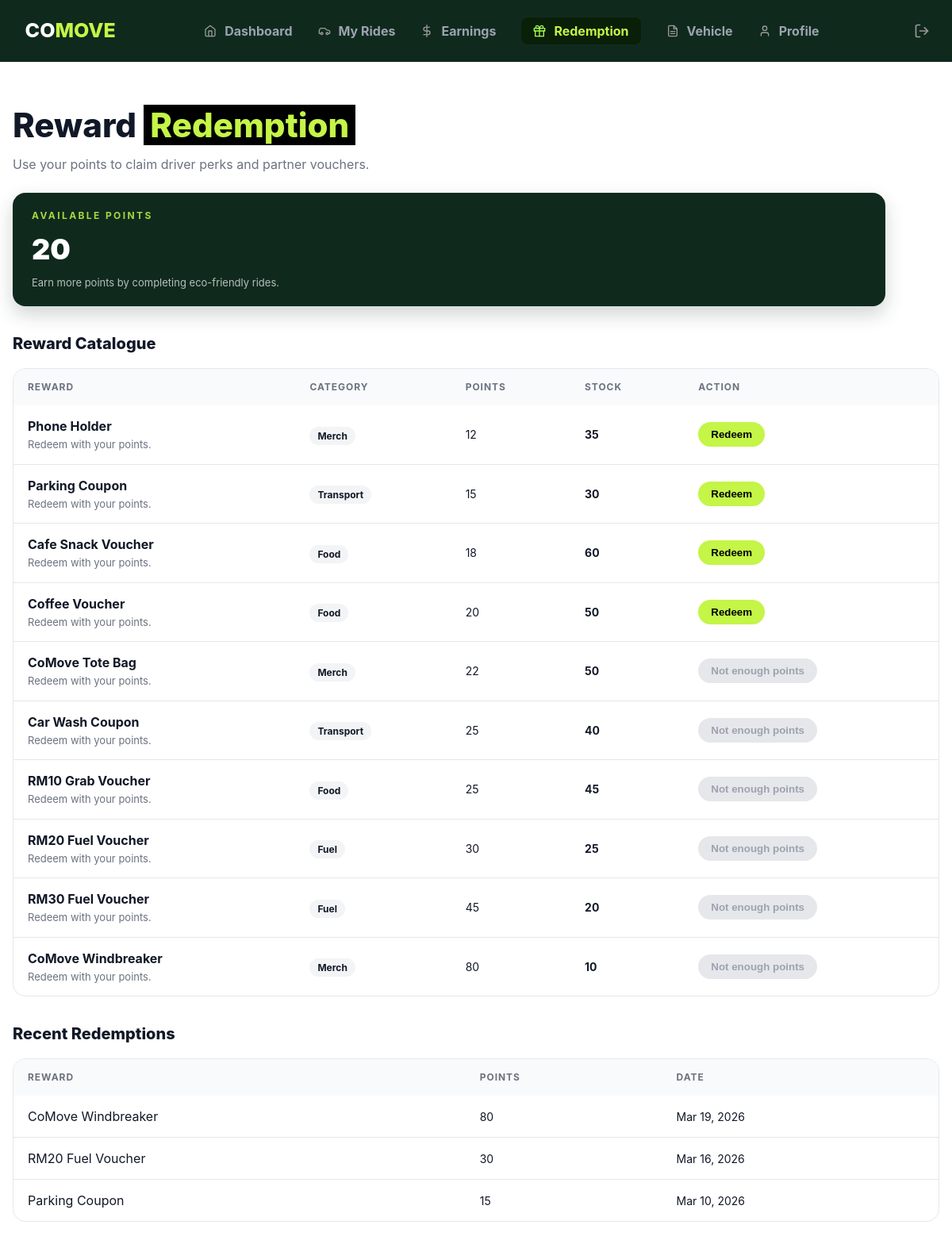
Page /src/roles/driver/redemption.php (signed in) on the committed database.
### tables this page shows
CREATE TABLE REWARD (
    reward_id INT AUTO_INCREMENT PRIMARY KEY,
    reward_pic MEDIUMBLOB,
    reward_name NVARCHAR(50) NOT NULL,
    points_required INT NOT NULL,
    category VARCHAR(50) NOT NULL,
    stock INT NOT NULL DEFAULT 0
);

CREATE TABLE DRIVER_REDEMPTION (
    redemption_id INT AUTO_INCREMENT PRIMARY KEY,
    driver_id INT NOT NULL,
    reward_id INT NOT NULL,
    redeemed_at DATETIME NOT NULL DEFAULT CURRENT_TIMESTAMP,
    FOREIGN KEY (driver_id) REFERENCES DRIVER(driver_id),
    FOREIGN KEY (reward_id) REFERENCES REWARD(reward_id)
);

### src/roles/driver/redemption.php (the view, shortened to what this page needs)
<?php
include "../../config/conn.php";
$driverId = isset($_SESSION['user_id']) ? trim((string) $_SESSION['user_id']) : '';
$driverIdInt = (int) $driverId;
function escapeHtml(string $value): string
{
    return htmlspecialchars($value, ENT_QUOTES, 'UTF-8');
}
$driverPoints = 0;
$pointsStmt = mysqli_prepare($dbConn, 'SELECT COALESCE(SUM(points_change), 0) AS total_points FROM DRIVER_GREEN_POINT_LOG WHERE driver_id = ?');
if ($pointsStmt) {
    mysqli_stmt_bind_param($pointsStmt, 'i', $driverIdInt);
    mysqli_stmt_execute($pointsStmt);
    $pointsResult = mysqli_stmt_get_result($pointsStmt);
    if ($pointsResult && ($pointsRow = mysqli_fetch_assoc($pointsResult))) {
        $driverPoints = (int) ($pointsRow['total_points'] ?? 0);
    }
}
$rewardRows = [];
$rewardSql = "SELECT reward_id, reward_name, points_required, category, stock FROM REWARD WHERE stock > 0 ORDER BY points_required ASC, reward_name ASC";
$rewardResult = mysqli_query($dbConn, $rewardSql);
if ($rewardResult) {
    while ($row = mysqli_fetch_assoc($rewardResult)) {
        $rewardRows[] = $row;
    }
}
$historyRows = [];
$historyStmt = mysqli_prepare($dbConn, 'SELECT r.reward_name, r.points_required, dr.redeemed_at FROM DRIVER_REDEMPTION dr JOIN REWARD r ON dr.reward_id = r.reward_id WHERE dr.driver_id = ? ORDER BY dr.redeemed_at DESC LIMIT 10');
if ($historyStmt) {
    mysqli_stmt_bind_param($historyStmt, 'i', $driverIdInt);
    mysqli_stmt_execute($historyStmt);
    $historyResult = mysqli_stmt_get_result($historyStmt);
    if ($historyResult) {
        while ($row = mysqli_fetch_assoc($historyResult)) {
            $historyRows[] = $row;
        }
    }
}
?>
<!DOCTYPE html>
<html lang="en">
<head>
  <link rel="stylesheet" href="../../public-assets/style.css">
  <link rel="stylesheet" href="redemption.css">
</head>
<body>
  <nav class="mainNav">
    <div class="insideNav">
      <a href="dashboard.html" class="logo">CO<span>MOVE</span></a>
      <div class="navContents">
        <a href="dashboard.html" class="navContent"><img src="../../public-assets/icons/home.svg" width="16" height="16" class="icon-img" alt="" aria-hidden="true">
          Dashboard</a>
        <a href="my-rides.php" class="navContent"><img src="../../public-assets/icons/car.svg" width="16" height="16" class="icon-img" alt="" aria-hidden="true"> My Rides</a>
        <a href="earnings.html" class="navContent"><img src="../../public-assets/icons/dollar-sign.svg" width="16" height="16" class="icon-img" alt="" aria-hidden="true"> Earnings</a>
        <a href="redemption.php" class="currentNav"><img src="../../public-assets/icons/gift.svg" width="16" height="16" class="icon-img" alt="" aria-hidden="true"> Redemption</a>
        <a href="vehicle.html" class="navContent"><img src="../../public-assets/icons/file-text.svg" width="16" height="16" class="icon-img" alt="" aria-hidden="true"> Vehicle</a>
        <a href="profile.html" class="navContent"><img src="../../public-assets/icons/user.svg" width="16" height="16" class="icon-img" alt="" aria-hidden="true"> Profile</a>
      </div>
      <div class="nav-actions"><a href="../../../index.php" class="nav-logout" title="Log out"><img src="../../public-assets/icons/log-out.svg" width="20" height="20" class="icon-img" alt="" aria-hidden="true"></a></div>
    </div>
  </nav>
  <main class="dashboardMain">
    <div class="pageHeader">
      <div class="pageTitleBlock">
        <h1 class="pageTitle">Reward <span>Redemption</span></h1>
        <p class="pageSubtitle">Use your points to claim driver perks and partner vouchers.</p>
      </div>
      <div class="pointsCard">
        <p class="pointsLabel">AVAILABLE POINTS</p>
        <p class="pointsValue"><?php echo number_format($driverPoints); ?></p>
        <p class="pointsHint">Earn more points by completing eco-friendly rides.</p>
      </div>
    </div>
    <section class="section">
      <div class="sectionHeader">
        <h2>Reward Catalogue</h2>
      </div>
      <div class="rewardTableWrap">
        <table class="rewardTable">
          <thead>
            <tr>
              <th>Reward</th>
              <th>Category</th>
              <th>Points</th>
              <th>Stock</th>
              <th>Action</th>
            </tr>
          </thead>
          <tbody>
            <?php
            if (count($rewardRows) === 0) {
                echo "<tr><td colspan='5'>No rewards available right now.</td></tr>";
            } else {
                foreach ($rewardRows as $row) {
                    $rewardName = (string) ($row['reward_name'] ?? '');
                    $pointsRequired = (int) ($row['points_required'] ?? 0);
                    $category = trim((string) ($row['category'] ?? ''));
                    $stock = (int) ($row['stock'] ?? 0);
                    $canRedeem = $driverPoints >= $pointsRequired;
                    $buttonLabel = $canRedeem ? 'Redeem' : 'Not enough points';
                    $buttonDisabled = $canRedeem ? '' : ' disabled';
                    $categoryLabel = $category === '' ? 'General' : $category;
                    ?>
                    <tr>
                      <td data-label="Reward">
                        <div class="rewardName"><?php echo escapeHtml($rewardName); ?></div>
                        <div class="rewardDesc">Redeem with your points.</div>
                      </td>
                      <td data-label="Category"><span class="rewardBadge"><?php echo escapeHtml($categoryLabel); ?></span></td>
                      <td data-label="Points" class="mono"><?php echo number_format($pointsRequired); ?></td>
                      <td data-label="Stock" class="stock mono"><?php echo $stock; ?></td>
                      <td data-label="Action">
                        <form method="post" action="redemption.php">
                          <button class="btn"<?php echo $buttonDisabled; ?>><?php echo $buttonLabel; ?></button>
                        </form>
                      </td>
                    </tr>
                    <?php
                }
            }
            ?>
          </tbody>
        </table>
      </div>
    </section>
    <section class="section">
      <div class="sectionHeader">
        <h2>Recent Redemptions</h2>
      </div>
      <div class="historyTableWrap">
        <table class="historyTable">
          <thead>
            <tr>
              <th>Reward</th>
              <th>Points</th>
              <th>Date</th>
            </tr>
          </thead>
          <tbody>
            <?php
            if (count($historyRows) === 0) {
                echo "<tr><td colspan='3'>No redemptions yet.</td></tr>";
            } else {
                foreach ($historyRows as $row) {
                    $rewardName = (string) ($row['reward_name'] ?? '');
                    $pointsRequired = (int) ($row['points_required'] ?? 0);
                    $redeemedAt = (string) ($row['redeemed_at'] ?? '');
                    $dateLabel = $redeemedAt !== '' ? date('M d, Y', strtotime($redeemedAt)) : '-';
                    echo "<tr>";
                    echo "<td data-label='Reward'>" . escapeHtml($rewardName) . "</td>";
                    echo "<td data-label='Points' class='mono'>" . number_format($pointsRequired) . "</td>";
                    echo "<td data-label='Date' class='mono'>" . escapeHtml($dateLabel) . "</td>";
                    echo "</tr>";
                }
            }
            ?>
          </tbody>
        </table>
      </div>
    </section>
  </main>
</body>
</html>

### src/public-assets/style.css (style rules this page uses)
*, *::before, *::after { margin: 0; padding: 0; box-sizing: border-box; }
:root { --forest: #0f2a1d; --lime: #c4f547; --lime-50:#abd53f; --black: #000000; --white: #ffffff; --gray-50: #f9fafb; --gray-100: #f3f4f6; --gray-200: #e5e7eb; --gray-300: #d1d5db; --gray-400: #9ca3af; --gray-500: #6b7280; --gray-600: #4b5563; --gray-700: #374151; --gray-800: #1f2937; --gray-900: #111827; --red-50: #fef2f2; --red-100: #fee2e2; --red-200: #fecaca; --red-500: #ef4444; --red-600: #dc2626; --red-700: #b91c1c; --green-50: #f0fdf4; --green-100: #dcfce7; --green-600: #16a34a; --green-700: #15803d; --yellow-100: #fef9c3; --yellow-400: #facc15; --yellow-600: #ca8a04; --yellow-700: #a16207; --yellow-800: #854d0e; --blue-100: #dbeafe; --blue-700: #1d4ed8; --purple-100: #f3e8ff; --purple-700: #7e22ce; --font-sans: "Inter", system-ui, -apple-system, sans-serif; --font-display: Impact, Haettenschweiler, "Arial Narrow Bold", sans-serif; }
html { scroll-behavior: smooth; }
body { font-family: var(--font-sans); color: var(--gray-900); background: var(--white); line-height: 1.5; -webkit-font-smoothing: antialiased; -moz-osx-font-smoothing: grayscale; }
a { color: inherit; text-decoration: none; }
img { max-width: 100%; display: block; }
.nav-actions { display: flex; align-items: center; gap: 8px; }
.nav-logout { display: inline-flex; align-items: center; justify-content: center; padding: 8px; border-radius: 8px; transition: all 0.2s; }
.icon-img { display: inline-block; vertical-align: middle; flex-shrink: 0; }

### rows in the picture
reward: reward_name "Phone Holder", category "Merch", points_required "12", stock "35", buttonLabel "Redeem"
reward: reward_name "Parking Coupon", category "Transport", points_required "15", stock "30", buttonLabel "Redeem"
reward: reward_name "Cafe Snack Voucher", category "Food", points_required "18", stock "60", buttonLabel "Redeem"
reward: reward_name "Coffee Voucher", category "Food", points_required "20", stock "50", buttonLabel "Redeem"
reward: reward_name "CoMove Tote Bag", category "Merch", points_required "22", stock "50", buttonLabel "Not enough points"
reward: reward_name "Car Wash Coupon", category "Transport", points_required "25", stock "40", buttonLabel "Not enough points"
reward: reward_name "RM10 Grab Voucher", category "Food", points_required "25", stock "45", buttonLabel "Not enough points"
reward: reward_name "RM20 Fuel Voucher", category "Fuel", points_required "30", stock "25", buttonLabel "Not enough points"
reward: reward_name "RM30 Fuel Voucher", category "Fuel", points_required "45", stock "20", buttonLabel "Not enough points"
reward: reward_name "CoMove Windbreaker", category "Merch", points_required "80", stock "10", buttonLabel "Not enough points"
driver_redemption: reward.reward_name "CoMove Windbreaker", reward.points_required "80", redeemed_at "Mar 19, 2026"
driver_redemption: reward.reward_name "RM20 Fuel Voucher", reward.points_required "30", redeemed_at "Mar 16, 2026"
driver_redemption: reward.reward_name "Parking Coupon", reward.points_required "15", redeemed_at "Mar 10, 2026"

### other values in the picture
$driverPoints "20"
